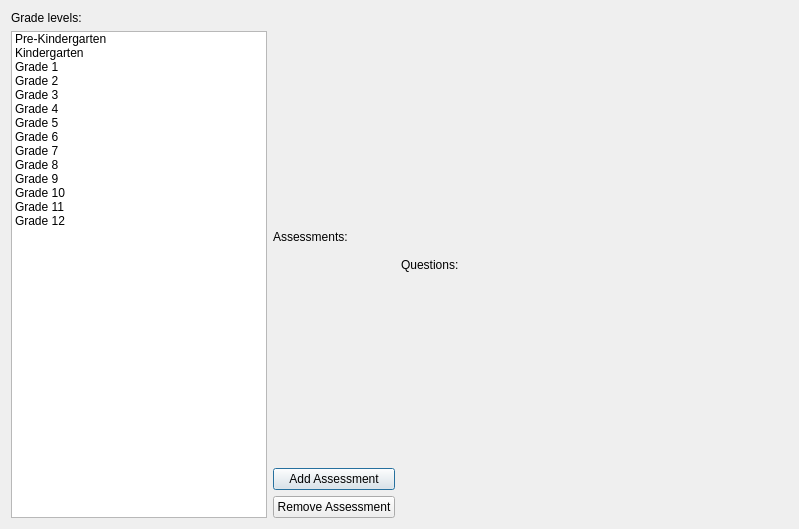
<?xml version="1.0" encoding="UTF-8"?>
<ui version="4.0">
 <class>Dialog</class>
 <widget class="QDialog" name="Dialog">
  <property name="geometry">
   <rect>
    <x>0</x>
    <y>0</y>
    <width>799</width>
    <height>529</height>
   </rect>
  </property>
  <property name="windowTitle">
   <string>Dialog</string>
  </property>
  <layout class="QVBoxLayout" name="verticalLayout_2">
   <item>
    <layout class="QHBoxLayout" name="horizontalLayout" stretch="0,0,1">
     <item>
      <layout class="QVBoxLayout" name="verticalLayout_3">
       <item>
        <widget class="QLabel" name="label">
         <property name="text">
          <string>Grade levels:</string>
         </property>
        </widget>
       </item>
       <item>
        <widget class="QListWidget" name="listWidget_grade_levels">
         <item>
          <property name="text">
           <string>Pre-Kindergarten</string>
          </property>
         </item>
         <item>
          <property name="text">
           <string>Kindergarten</string>
          </property>
         </item>
         <item>
          <property name="text">
           <string>Grade 1</string>
          </property>
         </item>
         <item>
          <property name="text">
           <string>Grade 2</string>
          </property>
         </item>
         <item>
          <property name="text">
           <string>Grade 3</string>
          </property>
         </item>
         <item>
          <property name="text">
           <string>Grade 4</string>
          </property>
         </item>
         <item>
          <property name="text">
           <string>Grade 5</string>
          </property>
         </item>
         <item>
          <property name="text">
           <string>Grade 6</string>
          </property>
         </item>
         <item>
          <property name="text">
           <string>Grade 7</string>
          </property>
         </item>
         <item>
          <property name="text">
           <string>Grade 8</string>
          </property>
         </item>
         <item>
          <property name="text">
           <string>Grade 9</string>
          </property>
         </item>
         <item>
          <property name="text">
           <string>Grade 10</string>
          </property>
         </item>
         <item>
          <property name="text">
           <string>Grade 11</string>
          </property>
         </item>
         <item>
          <property name="text">
           <string>Grade 12</string>
          </property>
         </item>
        </widget>
       </item>
      </layout>
     </item>
     <item>
      <layout class="QVBoxLayout" name="verticalLayout" stretch="0,1,0,0">
       <item>
        <widget class="QLabel" name="label_2">
         <property name="text">
          <string>Assessments:</string>
         </property>
        </widget>
       </item>
       <item>
        <layout class="QVBoxLayout" name="assessments_layout"/>
       </item>
       <item>
        <widget class="QPushButton" name="pushButton_add_assessment">
         <property name="text">
          <string>Add Assessment</string>
         </property>
        </widget>
       </item>
       <item>
        <widget class="QPushButton" name="pushButton_remove_assessment">
         <property name="text">
          <string>Remove Assessment</string>
         </property>
        </widget>
       </item>
      </layout>
     </item>
     <item>
      <layout class="QVBoxLayout" name="verticalLayout_4" stretch="0,1">
       <item>
        <widget class="QLabel" name="label_3">
         <property name="text">
          <string>Questions:</string>
         </property>
        </widget>
       </item>
       <item>
        <layout class="QVBoxLayout" name="questions_layout"/>
       </item>
      </layout>
     </item>
    </layout>
   </item>
  </layout>
 </widget>
 <resources/>
 <connections/>
</ui>
